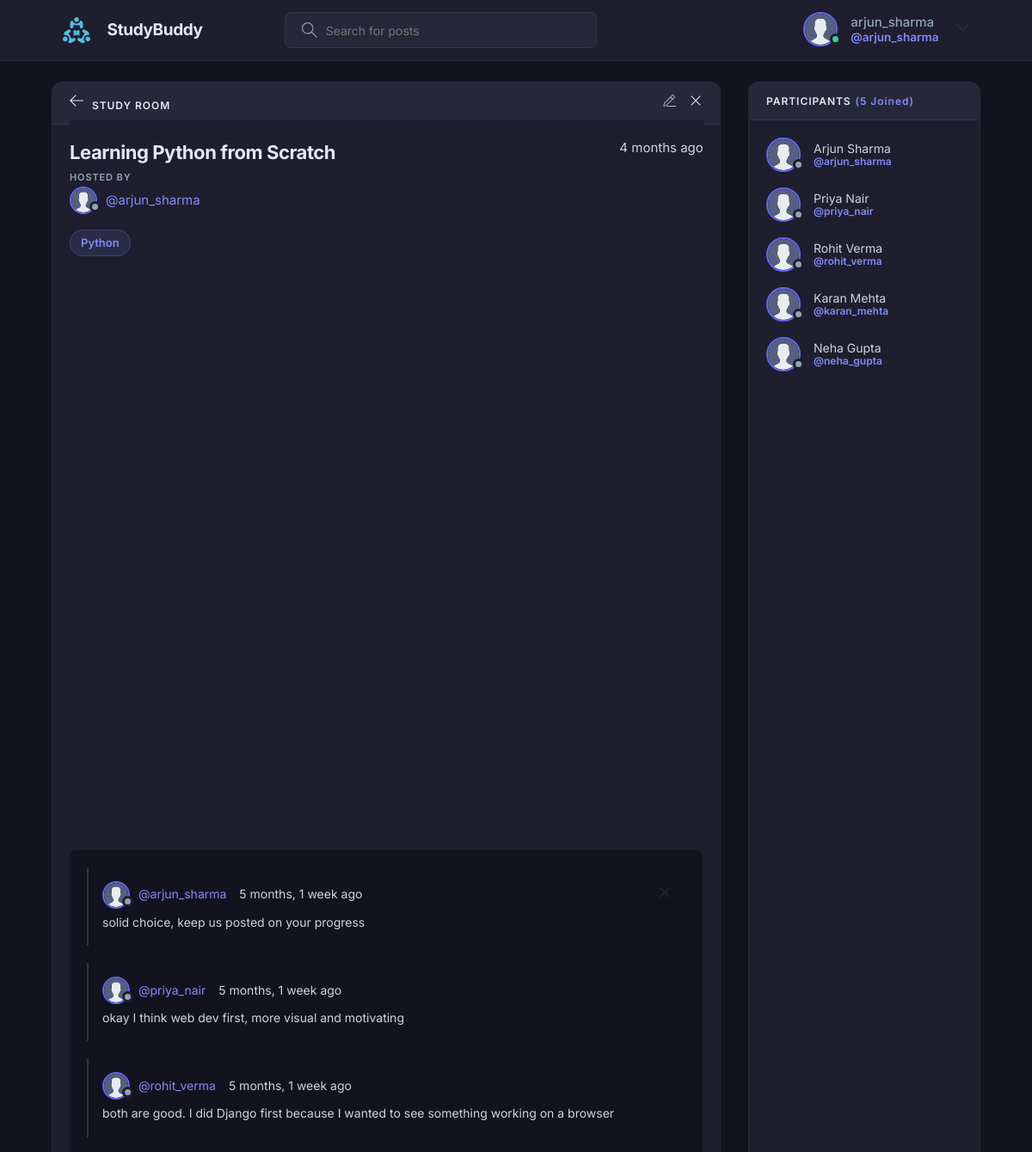
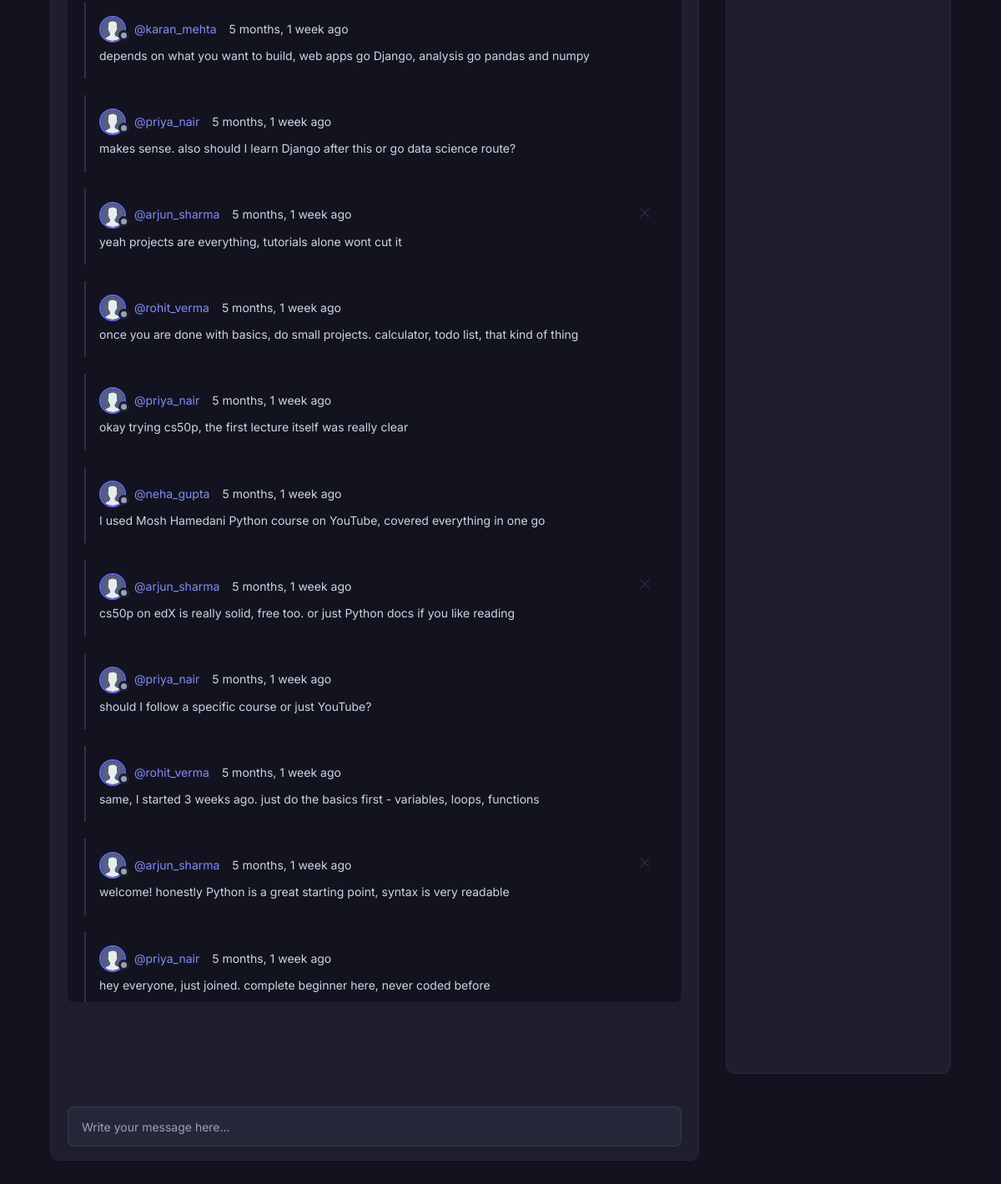
Screenshot of /room/15/ (signed in) with the database file from the repository (2 pictures, top to bottom).
### base/models.py (models this page shows, shortened)
class User(AbstractUser):
    name = models.CharField(max_length=200, null=True)
    email = models.EmailField(unique=True, null=True)
    bio = models.TextField(null=True)
    avatar = models.ImageField(null=True, default="avatar.svg")
    USERNAME_FIELD = 'email'
    REQUIRED_FIELDS = []

class Room(models.Model):
    host = models.ForeignKey(User, on_delete=models.SET_NULL, null=True)
    topic = models.ForeignKey(Topic, on_delete=models.SET_NULL, null=True)
    name = models.CharField(max_length=200)
    description = models.TextField(null=True, blank=True)
    participants = models.ManyToManyField(
        User, related_name='participants', blank=True)
    updated = models.DateTimeField(auto_now=True)
    created = models.DateTimeField(auto_now_add=True)
    class Meta:
        ordering = ['-updated', '-created']

class Topic(models.Model):
    name = models.CharField(max_length=200)
    def __str__(self):
        return self.name

class Message(models.Model):
    user = models.ForeignKey(User, on_delete=models.CASCADE)
    room = models.ForeignKey(Room, on_delete=models.CASCADE)
    body = models.TextField()
    updated = models.DateTimeField(auto_now=True)
    created = models.DateTimeField(auto_now_add=True)
    class Meta:
        ordering = ['-updated', '-created']

### base/views.py (the view, shortened to what this page needs)
# urls.py: path('room/<str:pk>/', views.room, name="room"),
@login_required(login_url='login')
def room(request, pk):
    room = Room.objects.get(id=pk)
    room_messages = room.message_set.all()
    participants = room.participants.all()
    context = {'room': room, 'room_messages': room_messages,
               'participants': participants}
    return render(request, 'base/room.html', context)

### base/templates/base/room.html (shortened to what this page needs)
{% extends 'main.html' %}
{% block content %}
<main class="profile-page layout layout--2">
  <div class="container">
    <div class="room">
      <div class="room__top">
        <div class="room__topLeft">
          <a href="{% url 'home' %}">
            <svg version="1.1" xmlns="http://www.w3.org/2000/svg" width="32" height="32" viewBox="0 0 32 32">
              <title>arrow-left</title>
              <path
                d="M13.723 2.286l-13.723 13.714 13.719 13.714 1.616-1.611-10.96-10.96h27.625v-2.286h-27.625l10.965-10.965-1.616-1.607z">
              </path>
            </svg>
          </a>
          <h3>Study Room</h3>
        </div>
        {% if room.host == request.user %}
        <div class="room__topRight">
          <a href="{% url 'update-room' room.id %}">
          </a>
          <a href="{% url 'delete-room' room.id %}">
            <svg version="1.1" xmlns="http://www.w3.org/2000/svg" width="32" height="32" viewBox="0 0 32 32">
              <title>remove</title>
              <path
                d="M27.314 6.019l-1.333-1.333-9.98 9.981-9.981-9.981-1.333 1.333 9.981 9.981-9.981 9.98 1.333 1.333 9.981-9.98 9.98 9.98 1.333-1.333-9.98-9.98 9.98-9.981z">
              </path>
            </svg>
          </a>
        </div>
        {% endif %}
      </div>
      <div class="room__box scroll">
        <div class="room__header scroll">
          <div class="room__info">
            <h3>{{room.name}}</h3>
            <span>{{room.created|timesince}} ago</span>
          </div>
          <div class="room__hosted">
            <p>Hosted By</p>
            <a href="{% url 'user-profile' room.host.id %}" class="room__author">
              <div class="avatar avatar--small">
                <img src="{{room.host.avatar.url}}" />
              </div>
              <span>@{{room.host.username}}</span>
            </a>
          </div>
          <span class="room__topics">{{room.topic}}</span>
        </div>
        <div class="room__conversation">
          <div class="threads scroll">
            {% for message in room_messages %}
            <div class="thread">
              <div class="thread__top">
                <div class="thread__author">
                  <a href="{% url 'user-profile' message.user.id %}" class="thread__authorInfo">
                    <div class="avatar avatar--small">
                      <img src="{{message.user.avatar.url}}" />
                    </div>
                    <span>@{{message.user.username}}</span>
                  </a>
                  <span class="thread__date">{{message.created|timesince}} ago</span>
                </div>
                {% if request.user == message.user %}
                <a href="{% url 'delete-message' message.id %}">
                  <div class="thread__delete">
                    <svg version="1.1" xmlns="http://www.w3.org/2000/svg" width="32" height="32" viewBox="0 0 32 32">
                      <title>remove</title>
                      <path
                        d="M27.314 6.019l-1.333-1.333-9.98 9.981-9.981-9.981-1.333 1.333 9.981 9.981-9.981 9.98 1.333 1.333 9.981-9.98 9.98 9.98 1.333-1.333-9.98-9.98 9.98-9.981z">
                      </path>
                    </svg>
                  </div>
                </a>
                {% endif %}
              </div>
              <div class="thread__details">
                {{message.body}}
              </div>
            </div>
            {% endfor %}
          </div>
        </div>
      </div>
      <div class="room__message">
        <form action="" method="POST">
          <input name="body" placeholder="Write your message here..." />
        </form>
      </div>
    </div>
    <div class="participants">
      <h3 class="participants__top">Participants <span>({{participants.count}} Joined)</span></h3>
      <div class="participants__list scroll">
        {% for user in participants %}
        <a href="{%  url 'user-profile' user.id %}" class="participant">
          <div class="avatar avatar--medium">
            <img src="{{user.avatar.url}}" />
          </div>
          <p>
            {{user.name}}
            <span>@{{user.username}}</span>
          </p>
        </a>
        {% endfor %}
      </div>
    </div>
  </div>
</main>
{% endblock content %}

### templates/navbar.html (shortened to what this page needs)
{% load static %}
<header class="header header--loggedIn">
    <div class="container">
        <a href="{% url 'home' %}" class="header__logo">
            <img src="{% static 'images/logo.svg' %}" />
            <h1>StudyBuddy</h1>
        </a>
        <form class="header__search" method="GET" action="{% url 'home' %}">
            <label>
                <input name="q" placeholder="Search for posts" />
            </label>
        </form>
        <nav class="header__menu">
            {% if request.user.is_authenticated %}
            <div class="header__user">
                <a href="{% url 'update-user' %}">
                    <div class="avatar avatar--medium active">
                        <img src="{{request.user.avatar.url}}" />
                    </div>
                    <p>{{request.user.username}} <span>@{{request.user.username}}</span></p>
                </a>
                <button class="dropdown-button">
                    <svg version="1.1" xmlns="http://www.w3.org/2000/svg" width="32" height="32" viewBox="0 0 32 32">
                        <title>chevron-down</title>
                        <path d="M16 21l-13-13h-3l16 16 16-16h-3l-13 13z"></path>
                    </svg>
                </button>
            </div>
            {% else %}
            <a href="{% url 'login' %}">
                <img src="{% static 'images/avatar.svg' %}" />
                <p>Login</p>
            </a>
            {% endif %}
        </nav>
    </div>
</header>

### rows the page displays
User: user.avatar (placeholder picture), user.username "arjun_sharma", avatar (placeholder picture), name "Arjun Sharma", username "arjun_sharma"
Room: name "Learning Python from Scratch", created "4 months", host.avatar (placeholder picture), host.username "arjun_sharma", topic "Python"
Message: user.avatar (placeholder picture), user.username "arjun_sharma", created "5 months, 1 week", body "solid choice, keep us posted on your progress"
Message: user.avatar (placeholder picture), user.username "priya_nair", created "5 months, 1 week", body "okay I think web dev first, more visual and motivating"
Message: user.avatar (placeholder picture), user.username "rohit_verma", created "5 months, 1 week", body "both are good. I did Django first because I wanted to see something working on a browser"
Message: user.avatar (placeholder picture), user.username "karan_mehta", created "5 months, 1 week", body "depends on what you want to build, web apps go Django, analysis go pandas and numpy"
Message: user.avatar (placeholder picture), user.username "priya_nair", created "5 months, 1 week", body "makes sense. also should I learn Django after this or go data science route?"
Message: user.avatar (placeholder picture), user.username "arjun_sharma", created "5 months, 1 week", body "yeah projects are everything, tutorials alone wont cut it"
Message: user.avatar (placeholder picture), user.username "rohit_verma", created "5 months, 1 week", body "once you are done with basics, do small projects. calculator, todo list, that kind of thing"
Message: user.avatar (placeholder picture), user.username "priya_nair", created "5 months, 1 week", body "okay trying cs50p, the first lecture itself was really clear"
Message: user.avatar (placeholder picture), user.username "neha_gupta", created "5 months, 1 week", body "I used Mosh Hamedani Python course on YouTube, covered everything in one go"
Message: user.avatar (placeholder picture), user.username "arjun_sharma", created "5 months, 1 week", body "cs50p on edX is really solid, free too. or just Python docs if you like reading"
Message: user.avatar (placeholder picture), user.username "priya_nair", created "5 months, 1 week", body "should I follow a specific course or just YouTube?"
Message: user.avatar (placeholder picture), user.username "rohit_verma", created "5 months, 1 week", body "same, I started 3 weeks ago. just do the basics first - variables, loops, functions"
Message: user.avatar (placeholder picture), user.username "arjun_sharma", created "5 months, 1 week", body "welcome! honestly Python is a great starting point, syntax is very readable"
Message: user.avatar (placeholder picture), user.username "priya_nair", created "5 months, 1 week", body "hey everyone, just joined. complete beginner here, never coded before"
User: avatar (placeholder picture), name "Priya Nair", username "priya_nair"
User: avatar (placeholder picture), name "Rohit Verma", username "rohit_verma"
User: avatar (placeholder picture), name "Karan Mehta", username "karan_mehta"
User: avatar (placeholder picture), name "Neha Gupta", username "neha_gupta"

### other values shown
{{ participants.count }} "5"
